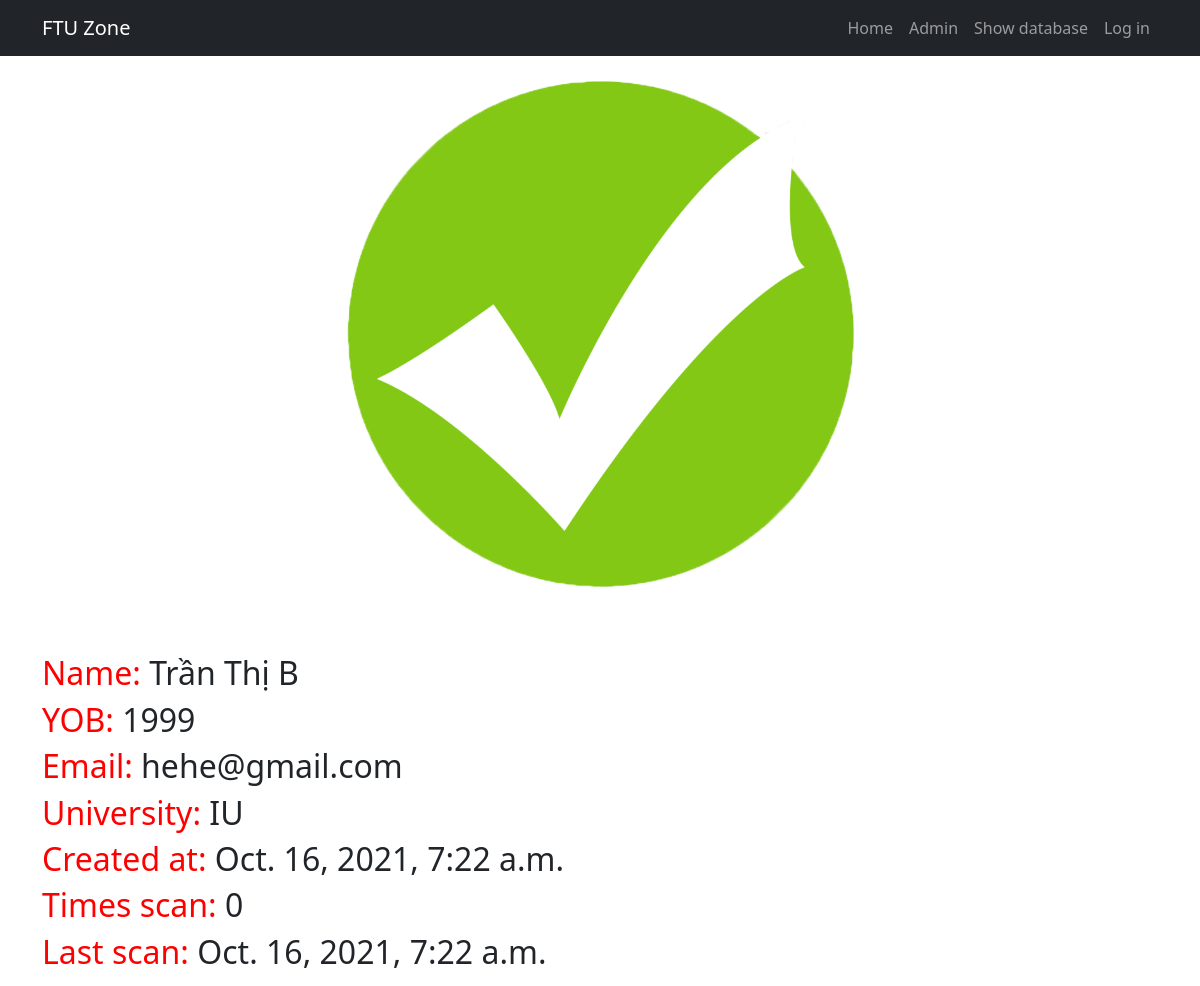
Screenshot of /app/scan/0cbe5a5f40e14b3581080d597fe9149d/ with the database file from the repository.
### checkapp/models.py (models this page shows, shortened)
class Customers(models.Model):
  user_id = models.UUIDField(primary_key=True, default=uuid.uuid4, editable=False)
  name = models.CharField(max_length=256)
  CardId = models.CharField(max_length=20, blank=True)
  YearofBirth = models.CharField(blank=True, max_length=4)
  email = models.EmailField(default="@gmail.com")
  phone = models.CharField(max_length=15, blank=True)
  school = models.CharField(max_length=256)
  created_time = models.DateTimeField(default=datetime.now, editable=False)
  times_of_scan = models.IntegerField(default=0, editable=False)
  last_scanned = models.DateTimeField(default=datetime.now, editable=False)

### checkapp/views.py (the view)
# urls.py: path('scan/<slug:id>/', views.scan, name="scan"),
def scan(req, id):
  checkFirsttime = False
  try:
    result = get_object_or_404(Customers, user_id = id)
    if result.times_of_scan == 0:
      checkFirsttime = True
    new_times = result.times_of_scan + 1
    new_scan_date = datetime.today()
    Customers.objects.filter(user_id = id).update(times_of_scan = new_times, last_scanned = new_scan_date)
  except:
    result = None
  return render(req, "checkapp/scan.html", {"th_data": result, "th_check": checkFirsttime})

### templates/checkapp/scan.html
<!DOCTYPE html>
{% extends "checkapp/base.html" %}
{% load static %}
{% block body_block %}
  {% if th_data == None %}
    <h1>Wrong ticket!</h1>
    <img src="{% static 'images/wrong.png' %}" class="scan-img" alt="">
  {% else %}
    {% if th_check %}
      <img src="{% static 'images/tick.png' %}" alt="" class="scan-img">
    {% else %}
      <img src="{% static 'images/warning.png' %}" alt="" class="scan-img">
    {% endif %}
    <div class="scan-info">
      <h2><span class = "scan-attr">Name:</span> {{ th_data.name }}</h2>
      <h2><span class = "scan-attr">YOB:</span> {{ th_data.YearofBirth }}</h2>
      <h2><span class = "scan-attr">Email:</span> {{ th_data.email }}</h2>
      <h2><span class = "scan-attr">University:</span> {{ th_data.school }}</h2>
      <h2><span class = "scan-attr">Created at:</span> {{ th_data.created_time }}</h2>
      <h2><span class = "scan-attr">Times scan:</span> {{ th_data.times_of_scan }}</h2>
      <h2><span class = "scan-attr">Last scan:</span> {{ th_data.last_scanned }}</h2>
    </div>
  {% endif %}
{% endblock %}

### static/css/style.css (style rules this page uses)
.scan-img { width: 50%; margin: auto; display: block; }
.scan-info { margin: 15px auto; }
.scan-attr { color: red }

### rows the page displays
Customers: name "Trần Thị B", YearofBirth "1999", email "hehe@gmail.com", school "IU", created_time "Oct. 16, 2021, 7:22 a.m.", times_of_scan "0", last_scanned "Oct. 16, 2021, 7:22 a.m."
